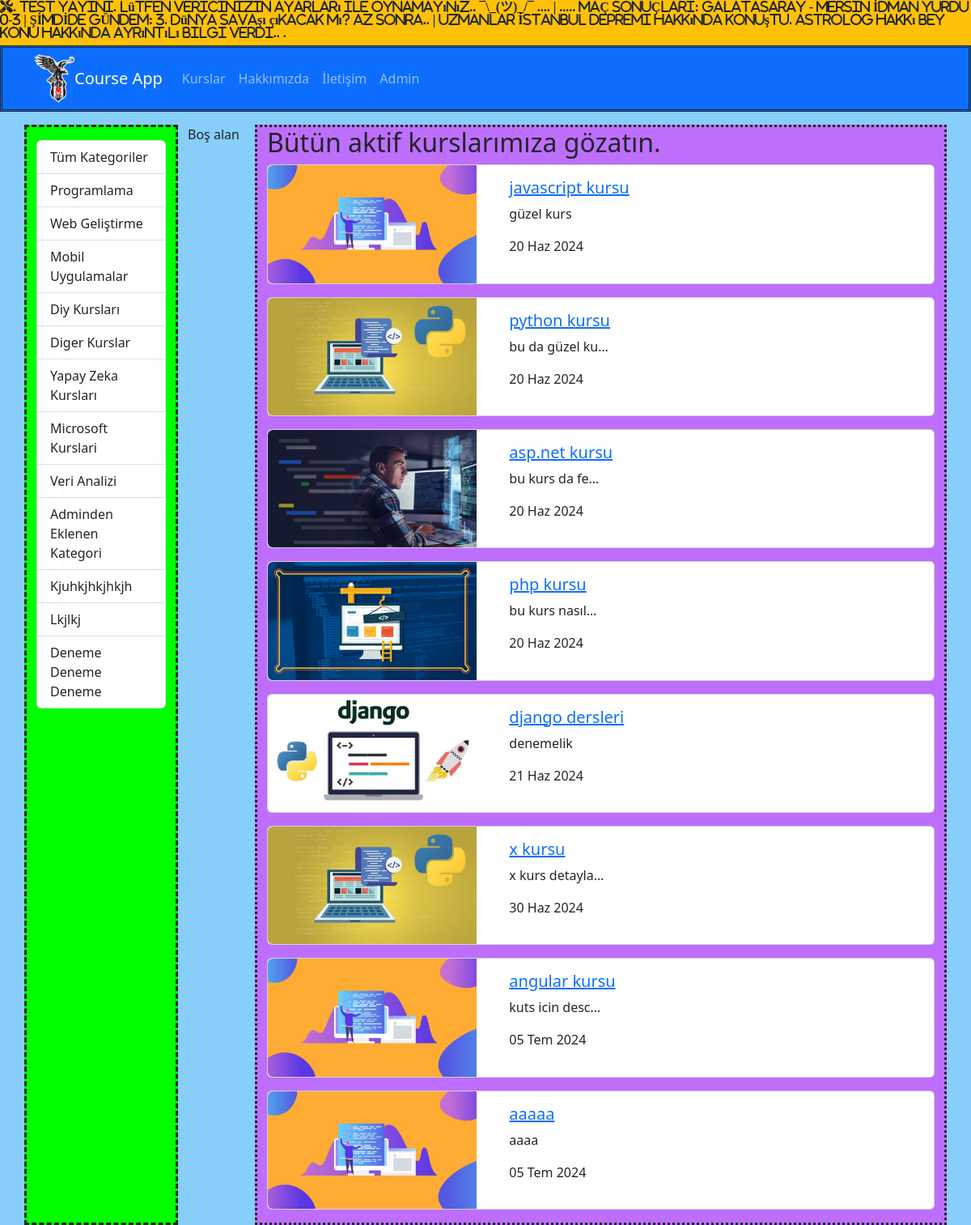
Before: /kurslar/ with the older database file.
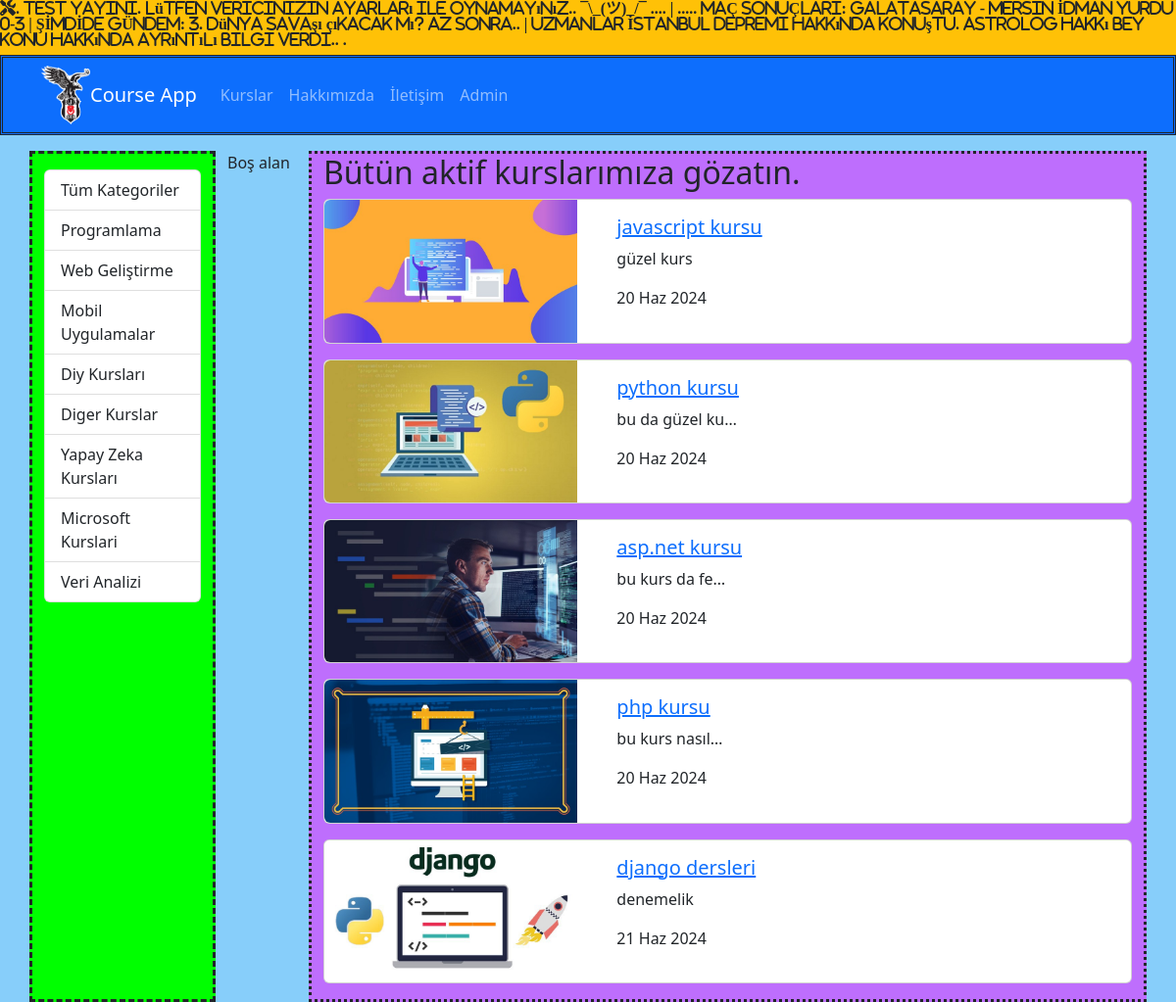
After: the same page with the newer database file.
### courses/models.py (models this page shows, shortened)
class Category(models.Model):
    name = models.CharField( max_length=50)
    slug = models.SlugField(default= "", null=False, unique=True, db_index = True, max_length=50)

class Course(models.Model):
    title = models.CharField(max_length=50)
    description = models.TextField()
    imageUrl = models.CharField(max_length=50, blank=False)
    date = models.DateField(auto_now=True)
    isActive = models.BooleanField()
    slug = models.SlugField(default = "", null=False, blank=True,  unique=True, db_index=True)
    categories = models.ManyToManyField(Category,)

### courses/views.py (the view)
# urls.py: path('', views.index),
def index(request):
    kurslar = Course.objects.filter(isActive=1)
    kategoriler = Category.objects.all()
    return render(request, 'courses/index.html', {
        'categories': kategoriler,
        'courses': kurslar
    })

### courses/templates/courses/index.html (shortened to what this page needs)
{% extends "layout.html" %}
{% load static %}
{% block css_files %}
        <link rel="stylesheet" href="{%static 'courses/css/style.css'%}">
{% endblock  %}
{% block content %}
        <div class="container mt-3"  >
                <div class="row">
                    <div class="col-2" style="border:dashed; background-color:Lime  ">
                    {% include 'courses/partials/_categories.html' %}
                       </div>
                <div class="col-1" style="">
                                Boş alan
                </div>
                <div class="col-9" style="border:dotted; background:#BE6EFD">
                <h2>Bütün aktif kurslarımıza gözatın. </h2>
                        {% for course  in courses %}
                                         {% include 'courses/partials/_course.html' %}
                        {% endfor %}
                                        </div>
                </div>
        </div>
{% endblock  %}

### templates/layout.html (shortened to what this page needs)
 {% load static  %}
<!DOCTYPE html>
<html lang="en">
<head>
    <link rel="stylesheet" href="{% static 'css/bootstrap.min.css' %}"  />
    {% block css_files %}{% endblock %}  <link rel="stylesheet" href="https://cdnjs.cloudflare.com/ajax/libs/font-awesome/6.2.1/css/all.min.css" />
</head>
<body>
    {% include "partials/_ustbilgi.html" %}
    {% include 'partials/_nav.html' %}
    {% block content %}{% endblock  %}
</body>
</html>

### templates/partials/_ustbilgi.html
<div class="bg-warning"> <marquee> <h6 class="fa-solid fa-screwdriver-wrench">.
TEST YAYINI.    Lütfen vericinizin ayarları ile oynamayınız..    ¯\_(ツ)_/¯   ....  |  .....   MAÇ SONUÇLARI:   Galatasaray - Mersin İdman Yurdu 0-3  |  ŞİMDİDE GÜNDEM:   3. Dünya Savaşı çıkacak mı?     Az sonra..     |   Uzmanlar İstanbul depremi hakkında konuştu.   Astrolog Hakkı Bey konu hakkında ayrıntılı bilgi verdi..   .</h6></marquee></div>

### templates/partials/_nav.html
   {% load static  %}
    <nav class= "navbar navbar-expand-lg bg-primary navbar-dark" style = "background: #DFFF00; border:double " >
        <div class="container">
            <img src="{% static 'img/bjklogo.jpg' %}" alt="" width="50" height="60">
            <a href="" class="navbar-brand">Course App</a>
            <ul class="navbar-nav me-auto">
                <li class="nav-item">
                    <a href="/kurslar" class="nav-link">Kurslar</a>
                </li>
                <li class="nav-item">
                    <a href="/about" class="nav-link">Hakkımızda</a>
                </li>
                <li class="nav-item">
                    <a href="/contact" class="nav-link">İletişim</a>
                </li>
                <li class="nav-item">
                    <a href="/admin" class="nav-link">Admin</a>
                </li>
            </ul>
        </div>
       </nav>

### courses/templates/courses/partials/_categories.html
<div class="list-group mt-3">
    <a href="/kurslar"     class="list-group-item list-group-item-action"> Tüm Kategoriler </a>
    {% for  category in categories %}
    <a href="{% url "courses_by_category" category.slug%}"     class="list-group-item list-group-item-action {% if seciliKategori == category.slug %}active{% endif %}">{{category.name|title}}</a>
    {% endfor %}
</div>

### courses/templates/courses/partials/_course.html
 {% load static %}
<div class="card mb-3">
    <div class="row">
        <div class="col-4">
            <img
                class="img-fluid rounded-start"
                src="{% static 'courses/img/'|add:course.imageUrl %}"
                alt="course.title"
            />
        </div>
        <div class="col-8">
            <div class="card-body">
                <h5 class="card-title"> <a href="{% url "course_details" course.id %}">{{course.title }}</a></h5>
                <p class="card-text">{{course.description|truncatechars:15}}</p>
                <p>{{course.date|date:'SHORT_DATE_FORMAT'}}</p>
            </div>
        </div>
    </div>
</div>

### courses/static/courses/css/style.css (style rules this page uses)
body { background-color: lightskyblue; }

Changed rows visible on the page:
removed Category: name "Adminden Eklenen Kategori"
removed Category: name "Kjuhkjhkjhkjh"
removed Category: name "Lkjlkj"
removed Category: name "Deneme Deneme Deneme"
removed Course: imageUrl (picture), title "x kursu", description "x kurs detayla…", date "30 Haz 2024"
removed Course: imageUrl (picture), title "angular kursu", description "kuts icin desc…", date "05 Tem 2024"
removed Course: imageUrl (picture), title "aaaaa", description "aaaa", date "05 Tem 2024"
